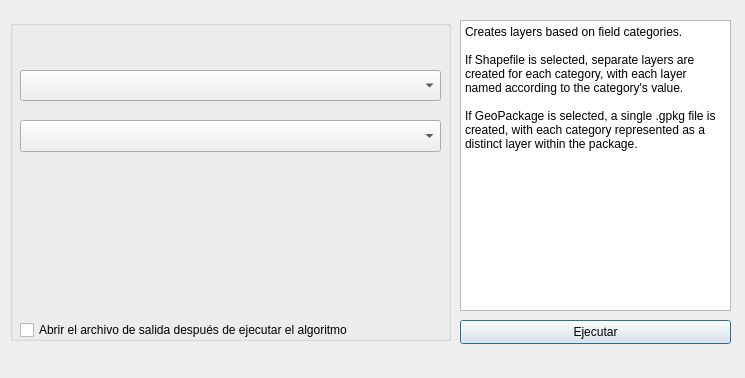
<?xml version="1.0" encoding="UTF-8"?>
<ui version="4.0">
 <class>LayersFromFieldDialogBase</class>
 <widget class="QDialog" name="LayersFromFieldDialogBase">
  <property name="geometry">
   <rect>
    <x>0</x>
    <y>0</y>
    <width>745</width>
    <height>378</height>
   </rect>
  </property>
  <property name="windowTitle">
   <string>Field-Based Layer Creator</string>
  </property>
  <widget class="QPushButton" name="run_button">
   <property name="geometry">
    <rect>
     <x>460</x>
     <y>320</y>
     <width>271</width>
     <height>24</height>
    </rect>
   </property>
   <property name="text">
    <string>Ejecutar</string>
   </property>
  </widget>
  <widget class="QGroupBox" name="groupBox">
   <property name="geometry">
    <rect>
     <x>10</x>
     <y>20</y>
     <width>441</width>
     <height>321</height>
    </rect>
   </property>
   <property name="title">
    <string/>
   </property>
   <widget class="QgsMapLayerComboBox" name="mMapLayerComboBox">
    <property name="geometry">
     <rect>
      <x>10</x>
      <y>50</y>
      <width>421</width>
      <height>31</height>
     </rect>
    </property>
   </widget>
   <widget class="QgsFieldComboBox" name="mFieldComboBox">
    <property name="geometry">
     <rect>
      <x>10</x>
      <y>100</y>
      <width>421</width>
      <height>32</height>
     </rect>
    </property>
   </widget>
   <widget class="QgsFileWidget" name="mQgsFileExportWidget">
    <property name="geometry">
     <rect>
      <x>10</x>
      <y>270</y>
      <width>421</width>
      <height>27</height>
     </rect>
    </property>
    <property name="options">
     <set>QFileDialog::ReadOnly</set>
    </property>
   </widget>
   <widget class="QCheckBox" name="checkBoxAddResults">
    <property name="geometry">
     <rect>
      <x>10</x>
      <y>300</y>
      <width>411</width>
      <height>20</height>
     </rect>
    </property>
    <property name="text">
     <string>Abrir el archivo de salida después de ejecutar el algoritmo</string>
    </property>
   </widget>
  </widget>
  <widget class="QPlainTextEdit" name="plainTextEdit">
   <property name="geometry">
    <rect>
     <x>460</x>
     <y>20</y>
     <width>271</width>
     <height>291</height>
    </rect>
   </property>
   <property name="readOnly">
    <bool>true</bool>
   </property>
   <property name="plainText">
    <string>Creates layers based on field categories.

If Shapefile is selected, separate layers are created for each category, with each layer named according to the category's value.

If GeoPackage is selected, a single .gpkg file is created, with each category represented as a distinct layer within the package.
    </string>
   </property>
  </widget>
 </widget>
 <customwidgets>
  <customwidget>
   <class>QgsFieldComboBox</class>
   <extends>QComboBox</extends>
   <header>qgsfieldcombobox.h</header>
  </customwidget>
  <customwidget>
   <class>QgsFileWidget</class>
   <extends>QWidget</extends>
   <header>qgsfilewidget.h</header>
  </customwidget>
  <customwidget>
   <class>QgsMapLayerComboBox</class>
   <extends>QComboBox</extends>
   <header>qgsmaplayercombobox.h</header>
  </customwidget>
 </customwidgets>
 <resources/>
 <connections/>
</ui>
